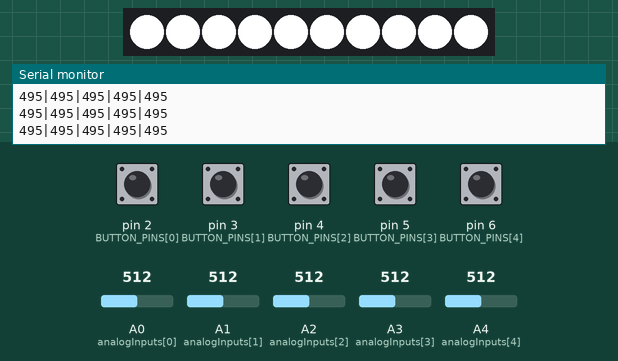
Recording of a sketch running on a simulated Arduino Uno, built with avr-gcc and run on an emulated ATmega328P. Parts: 10 RGB LEDs in strip order, left to right, the last lines printed to the serial monitor. The test bench sets the inputs (shaded band); at power-on: pin 2 (BUTTON_PINS[0]), pin 3 (BUTTON_PINS[1]), pin 4 (BUTTON_PINS[2]), pin 5 (BUTTON_PINS[3]), pin 6 (BUTTON_PINS[4]) LOW, A0 (analogInputs[0]) = 512, A1 (analogInputs[1]) = 512, A2 (analogInputs[2]) = 512, A3 (analogInputs[3]) = 512, A4 (analogInputs[4]) = 512. Random numbers use the default seed unless the sketch sets one.

Above: at 2.2 s.
2.3 s: pin 2 (BUTTON_PINS[0]) pulled HIGH for 0.15 s
At 2.6 s:
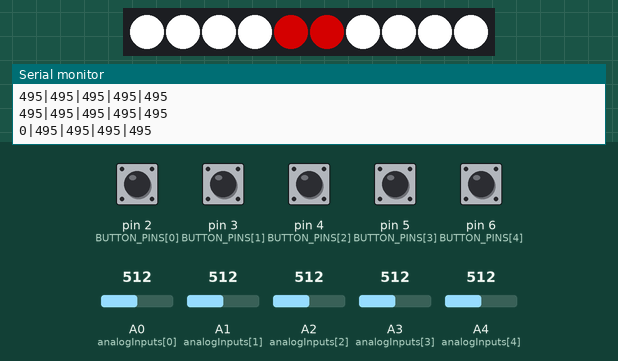
3.0 s: pin 4 (BUTTON_PINS[2]) pulled HIGH for 1 s
At 9.3 s:
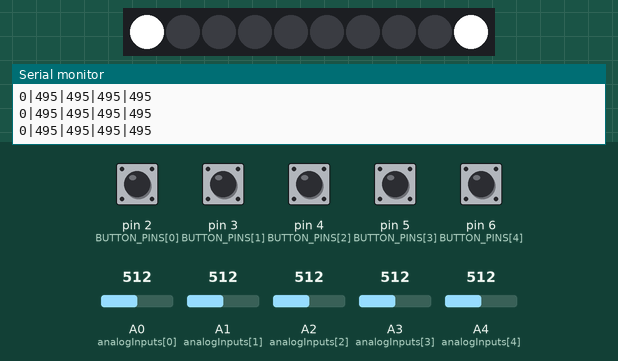
9.8 s: pin 6 (BUTTON_PINS[4]) pulled HIGH for 0.15 s
At 10.6 s:
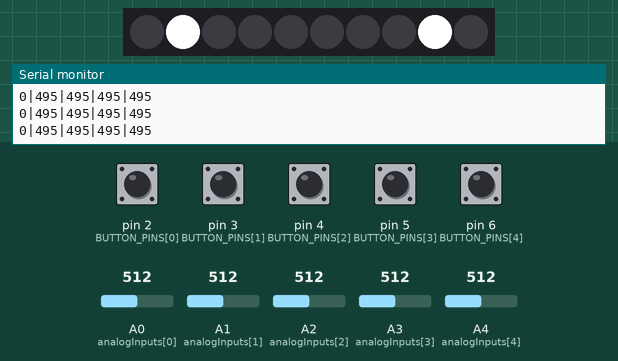
11.6 s: pin 5 (BUTTON_PINS[3]) pulled HIGH for 1 s
At 12.0 s:
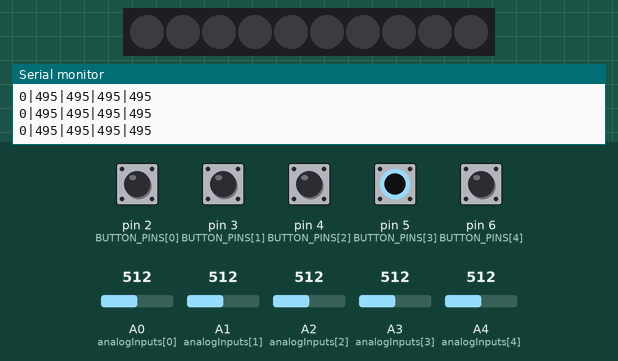
Timing chart, 0 to 14.6 s (numbered marks = the images above; inputs shaded):
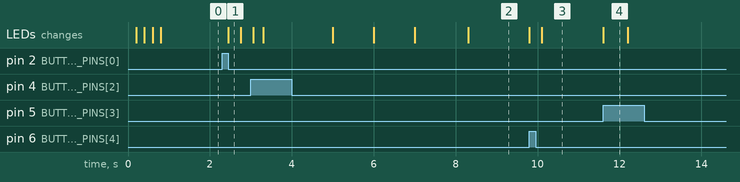

Measured:
- after the input at 2.3 s, the LEDs: change after 0.15 s (image 1)
- after the input at 9.8 s, the LEDs: first change at once (image 3 shows a later state)
- after the input at 11.6 s, the LEDs: change at once (image 4)
- what the display in image 4 shows lasts 0.6 s, from 11.6 s to 12.2 s

The sketch:

DEEJ.ino
```cpp
#include <Arduino.h>
#include <Adafruit_NeoPixel.h>
#include <EEPROM.h>
#include <CircularBuffer.h>

#define PIXEL_COUNT 10
#define PIXEL_PIN 9
#define BUTTON_COUNT 5

#define gameRounds 5

#define buttonColorCommand 1
#define saveCommand 2
#define loadCommand 3
#define disableSendCommand 4
#define colorsAdress 1
long sleepTime= 300;// sek
int lastPressedVal, oldLastPressedVal = 9999999999;
long standbytime;
bool standby;
uint8_t Colors[BUTTON_COUNT][3] = {{255, 255, 255}, {255, 120, 2}, {50, 33, 176}, {232, 240, 2}, {0, 255, 0}};
uint8_t ausColor[3] = {255, 0, 0};
uint8_t Weiss[3] = {255, 255, 255};
uint8_t offColor[3] = {0, 0, 0};
uint8_t Magic[3] = {21, 35, 44};
const uint8_t BUTTON_PINS[BUTTON_COUNT] = {2, 3, 4, 5, 6};
Adafruit_NeoPixel strip(PIXEL_COUNT, PIXEL_PIN, NEO_GRB + NEO_KHZ800);

const int NUM_SLIDERS = 5;
const int analogInputs[NUM_SLIDERS] = {A0, A1, A2, A3, A4};
int buttonStates[BUTTON_COUNT];
bool buttonPressed[BUTTON_COUNT], buttonSettedBrightness[BUTTON_COUNT];
int analogSliderValues[NUM_SLIDERS];
int oldAnalogSliderValues[NUM_SLIDERS];
int brightness = 255;
long pressedTime[BUTTON_COUNT]; // Separate time tracking for each button
float glowInterval = 0.7, glowAmp = 0.5;
bool disableSend = false;
uint32_t Magic_Wow = 1385260;
long lastSend;
struct Msg
{
  uint8_t Colors[BUTTON_COUNT][2][3];
  uint32_t MAGIC_WOW;
};
CircularBuffer<uint8_t, sizeof(Msg)> buffer;

void setup()
{
  Serial.begin(9600);
  loadColors();
  for (int i = 0; i < BUTTON_COUNT; i++)
  {
    pinMode(BUTTON_PINS[i], INPUT);
    pressedTime[i] = 0; // Initialize press time
  }
  strip.begin();
  brightness = EEPROM.read(0);
  strip.setBrightness(brightness);
  onAnimation();
}

void loop()
{

  updateButtonValues();
  updateSliderValues();
  if (abs(oldLastPressedVal - lastPressedVal) > 45)
  {
    standby = false;
    standbytime = millis();
    oldLastPressedVal = lastPressedVal;
  }
  else if ((millis() - standbytime)/1000. > sleepTime)
  {
    standby = true;

  }

  if (millis() - lastSend > 100 && !disableSend)
  {
    sendSliderValues();
    lastSend = millis();
  }

  if (Serial.available())
  {
    buffer.unshift(Serial.read());
    if (buffer[1] == 21 && buffer[2] == 35 && buffer[3] == 44)
    {
      byte Command = buffer[0];
      switch (Command)
      {
      case buttonColorCommand:
        loadColorsFromBuffer();
        break;
      case saveCommand:
        saveColors();
        break;
      case loadCommand:
        loadColors();
        disableSend = true;
        sendButtonColors();
        break;
      case disableSendCommand:
        disableSend = true;
        break;
      }
    }
  }
}

void updateButtonValues()
{
  int pressedCount = 0;

  for (int i = 0; i < BUTTON_COUNT; i++)
  {
    bool isPressed = digitalRead(BUTTON_PINS[i]);
    if (isPressed)
      lastPressedVal += 50;
    if (isPressed)
    {
      if (!buttonPressed[i])
      {
        buttonPressed[i] = true;
        pressedTime[i] = millis(); // Start timing when button is pressed
      }

      // Check if button is held for 300ms or more
      if (millis() - pressedTime[i] >= 300)
      {
        buttonSettedBrightness[i] = true;
        if (i == 0)
        {
          brightness = max(0, brightness - 20); // Decrease brightness
          strip.setBrightness(brightness);
          pressedTime[i] = millis(); // Reset timer for repeated adjustments
        }
        else if (i == 4)
        {
          brightness = min(255, brightness + 20); // Increase brightness
          strip.setBrightness(brightness);
          pressedTime[i] = millis(); // Reset timer for repeated adjustments
        }
        else if (i == 1)
        {
          brightness = min(255, brightness - 2); // Increase brightness
          strip.setBrightness(brightness);
          pressedTime[i] = millis(); // Reset timer for repeated adjustments
        }
        else if (i == 3)
        {
          brightness = min(255, brightness + 2); // Increase brightness
          strip.setBrightness(brightness);
          pressedTime[i] = millis(); // Reset timer for repeated adjustments
        }
        else if (i == 2)
        {
          game();
        }
        EEPROM.update(0, brightness);
      }
    }
    else if (!isPressed && buttonPressed[i] && !buttonSettedBrightness[i])
    {
      buttonStates[i] = !buttonStates[i];
      buttonPressed[i] = false;
    }
    else
    {
      buttonPressed[i] = false; // Reset state if button is released
      buttonSettedBrightness[i] = false;
    }

    if (buttonStates[i])
    {
      lightButton(i, ausColor, true); // Activate flicker
    }
    else
    {
      lightButton(i, Colors[i], false); // Static colors
    }
    if (standby)strip.setBrightness(1);
    else strip.setBrightness(brightness);
  }

  strip.show();
}
void sendButtonColors()
{

  Serial.write(3);
  for (int i = 0; i < 3; i++)
  {
    Serial.write(Magic[i]);
  }

  for (int i = 0; i < 5; i++)
  {
    for (int j = 0; j < 3; j++)
    {
      Serial.write(Colors[i][j]);
    }
  }

  // 1x3-Array (Ende-Identifikation) senden

  // Einzelwert (Command Identifier) senden
}
void updateSliderValues()
{
  for (int i = 0; i < NUM_SLIDERS; i++)
  {
    int multi = 1;
    if (buttonStates[i])
      multi = 0;
    int tmp = analogRead(analogInputs[i]);
    int tmp1 = 0;
    if (tmp > 900)
    {
      tmp1 = map(tmp, 900, 1023, 1023 * 0.75, 1023);
    }
    else if (tmp < 100)
    {
      tmp1 = map(tmp, 0, 100, 0, 1023 * 0.25);
    }
    else
      tmp1 = map(tmp, 100, 900, 1023 * 0.26, 1023 * 0.76);
    oldAnalogSliderValues[i] = analogSliderValues[i];
    analogSliderValues[i] = (1023 - tmp1) * multi;
    lastPressedVal += oldAnalogSliderValues[i] - analogSliderValues[i];
  }
}
void saveColors()
{
  for (uint8_t i = 0; i < 5; i++)
  {
    for (uint8_t j = 0; j < 3; j++)
    {
      EEPROM.update(colorsAdress + (i * 3 + j), Colors[i][j]);
    }
  }
}
void loadColors()
{
  for (uint8_t i = 0; i < 5; i++)
  {
    for (uint8_t j = 0; j < 3; j++)
    {
      Colors[i][j] = EEPROM.read(colorsAdress + (i * 3 + j));
    }
  }
}
void lightButton(int index, uint8_t color[3], bool flicker)
{
  int modColor[3];

  if (flicker)
  {
    float sinValue = sin(millis() * 2 * PI / (1000.0 * glowInterval)) * glowAmp / 2 - glowAmp;
    for (int i = 0; i < 3; i++)
    {
      modColor[i] = color[i] + (int)(color[i] * sinValue);
      modColor[i] = color[i] + (int)(color[i] * sinValue);
    }
  }
  else
  {
    for (int i = 0; i < 3; i++)
    {
      modColor[i] = color[i];
      modColor[i] = color[i];
    }
  }

  strip.setPixelColor(BUTTON_COUNT - index - 1, strip.Color(modColor[0], modColor[1], modColor[2]));
  strip.setPixelColor(BUTTON_COUNT + index, strip.Color(modColor[0], modColor[1], modColor[2]));
}
void sendSliderValues()
{
  String builtString = String("");

  for (int i = 0; i < NUM_SLIDERS; i++)
  {
    builtString += String((int)analogSliderValues[i]);

    if (i < NUM_SLIDERS - 1)
    {
      builtString += String("|");
    }
  }

  Serial.println(builtString);
}
void offButton(int i)
{
  lightButton(i, offColor, false);
}
void turnOffButtons()
{

  for (int a = 0; a < BUTTON_COUNT; a++)
  {
    offButton(a);
  }
}
void onAnimation()
{
  turnOffButtons();

  for (int a = BUTTON_COUNT - 1; a >= 0; a--)
  {
    for (int i = 0; i < BUTTON_COUNT; i++)
    {
      lightButton(a + i, Colors[i], false);
    }
    strip.show();
    delay(200);
  }
}
void game()
{
  uint16_t Score = 0;
  while (digitalRead(BUTTON_PINS[2]))
    ;
  delay(1000);
  for (int a = 0; a < 3; a++)
  {
    offButton(a);
    offButton(BUTTON_COUNT - a - 1);
    strip.show();
    delay(1000);
  }
  int colorsIndex = random(BUTTON_COUNT);
  for (int i = 0; i < gameRounds; i++)
  {
    Score += Round(colorsIndex);
  }
  Score /= gameRounds;

  uint16_t Scores[BUTTON_COUNT];
  for (int i = 0; i < BUTTON_COUNT; i++)
  {
    Scores[i] = readUint16FromEEPROM(1 + i * sizeof(uint16_t));
  }

  int Scoreindex = 0;
  int i = 0;
  /*turnOffButtons();
   strip.show();
   delay(1000);
   if (Scoreindex != -1)
   {
     lightButton(Scoreindex, Weiss, false);
     strip.show();
     insertValue(Score);
   }*/
  delay(2000);
}
float Round(int colorsIndex)
{

  int Button = 0;
  Button = random(BUTTON_COUNT);
  int color[2][3] = {{0, 0, 0}, {0, 0, 0}};
  long time;

  lightButton(Button, Colors[colorsIndex], false);
  delay(300);
  time = millis();
  strip.show();
  while (!digitalRead(BUTTON_PINS[Button]))
    ;
  offButton(Button);
  strip.show();
  return (millis() - time);
}
void saveUint16ToEEPROM(int address, uint16_t value)
{
  // Das High-Byte und das Low-Byte der uint16_t speichern
  EEPROM.write(address, value >> 8);       // High-Byte
  EEPROM.write(address + 1, value & 0xFF); // Low-Byte
}

// Funktion zum Lesen einer uint16_t aus dem EEPROM
uint16_t readUint16FromEEPROM(int address)
{
  // Das High-Byte und das Low-Byte lesen und wieder zusammensetzen
  uint8_t highByte = EEPROM.read(address);
  uint8_t lowByte = EEPROM.read(address + 1);
  return (highByte << 8) | lowByte;
}
// Funktion zum Einfügen eines Wertes in die sortierte Liste
int insertValue(uint16_t newValue)
{
  uint16_t values[BUTTON_COUNT];
  // Temporäres Array für die neue Liste
  for (int i = 0; i < BUTTON_COUNT; i++)
  {
    values[i] = readUint16FromEEPROM(1 + i * sizeof(uint16_t));
  }

  uint16_t temp[BUTTON_COUNT + 1];

  // Kopiere aktuelle Werte in das temporäre Array
  for (int i = 0; i < BUTTON_COUNT; i++)
  {
    temp[i] = values[i];
  }

  // Füge den neuen Wert hinzu
  temp[BUTTON_COUNT] = newValue;

  // Sortiere das Array (groß -> klein)
  for (int i = 0; i < BUTTON_COUNT + 1; i++)
  {
    for (int j = i + 1; j < BUTTON_COUNT + 1; j++)
    {
      if (temp[i] > temp[j])
      {
        uint16_t tempValue = temp[i];
        temp[i] = temp[j];
        temp[j] = tempValue;
      }
    }
  }

  // Speichere nur die ersten 5 Werte zurück
  for (int i = 0; i < BUTTON_COUNT; i++)
  {
    saveUint16ToEEPROM(1 + i * sizeof(uint16_t), temp[i]);
  }
}
void loadColorsFromBuffer()
{
  int index = 18; // Linearer Index für den Circular Buffer

  for (uint8_t i = 0; i < 5; i++)
  {
    for (uint8_t j = 0; j < 3; j++)
    {
      if (index < buffer.size())
      {
        Colors[i][j] = buffer[index];
        index--;
      }
    }
  }
}
```
